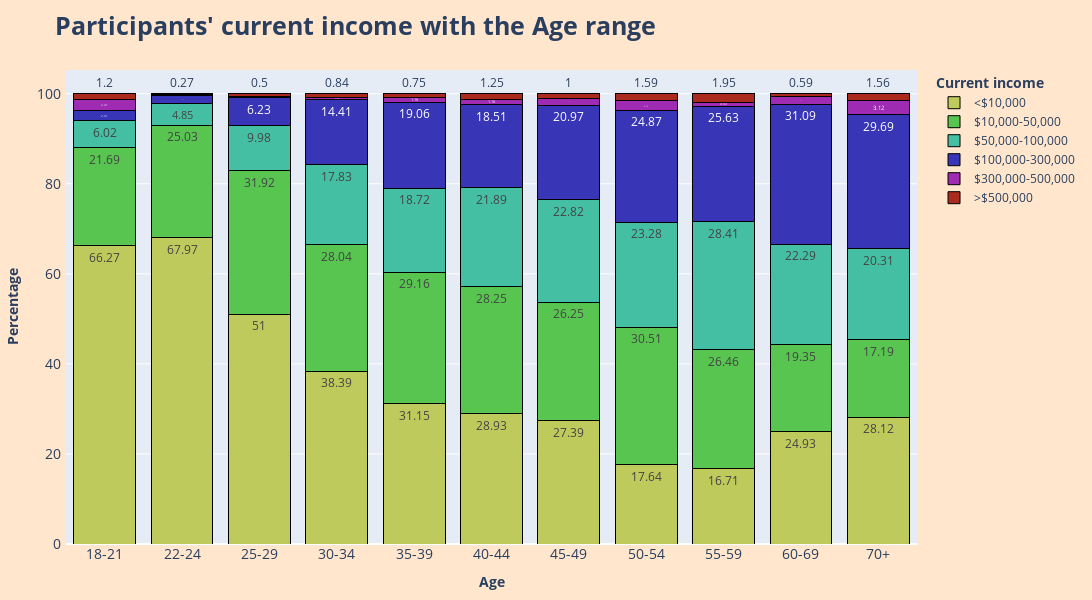

The code cell stored with this chart in its notebook:
### Code cell
# Draw the plot
fig = stacked_bar_plot(age_income_df, 'Age', 'Percentage', 'Current income' , 'Percentage', ['#beca5c', '#57c550', '#45bfa3','#3835b7','#9e2bb2' ,'#aa2b1d'], 0, 0)
fig.update_layout(
    title_text = '<b>Participants\' current income with the Age range</b>',
)
fig.update_traces(marker_line_color='black', marker_line_width=1, hovertemplate='<b>%{text} (%)</b> of participants that in age range <b>%{x}</b> have the income <b>%{fullData.name}</b>')

fig.show()

### Figure 1 — Plotly figure (JSON) as saved in the notebook; plotly's stock layout.template omitted (floating-point values rounded to 4 significant figures)
{"data": [{"alignmentgroup": "True", "hovertemplate": "<b>%{text} (%)</b> of participants that in age range <b>%{x}</b> have the income <b>%{fullData.name}</b>", "legendgroup": "<$10,000", "marker": {"color": "#beca5c", "line": {"color": "black", "width": 1}, "pattern": {"shape": ""}}, "name": "<$10,000", "offsetgroup": "<$10,000", "orientation": "v", "showlegend": true, "text": [66.27, 67.97, 51, 38.39, 31.15, 28.93, 27.39, 17.64, 16.71, 24.93, 28.12], "textposition": "auto", "type": "bar", "x": ["18-21", "22-24", "25-29", "30-34", "35-39", "40-44", "45-49", "50-54", "55-59", "60-69", "70+"], "xaxis": "x", "y": [66.27, 67.97, 51, 38.39, 31.15, 28.93, 27.39, 17.64, 16.71, 24.93, 28.12], "yaxis": "y"}, {"alignmentgroup": "True", "hovertemplate": "<b>%{text} (%)</b> of participants that in age range <b>%{x}</b> have the income <b>%{fullData.name}</b>", "legendgroup": "$10,000-50,000", "marker": {"color": "#57c550", "line": {"color": "black", "width": 1}, "pattern": {"shape": ""}}, "name": "$10,000-50,000", "offsetgroup": "$10,000-50,000", "orientation": "v", "showlegend": true, "text": [21.69, 25.03, 31.92, 28.04, 29.16, 28.25, 26.25, 30.51, 26.46, 19.35, 17.19], "textposition": "auto", "type": "bar", "x": ["18-21", "22-24", "25-29", "30-34", "35-39", "40-44", "45-49", "50-54", "55-59", "60-69", "70+"], "xaxis": "x", "y": [21.69, 25.03, 31.92, 28.04, 29.16, 28.25, 26.25, 30.51, 26.46, 19.35, 17.19], "yaxis": "y"}, {"alignmentgroup": "True", "hovertemplate": "<b>%{text} (%)</b> of participants that in age range <b>%{x}</b> have the income <b>%{fullData.name}</b>", "legendgroup": "$50,000-100,000", "marker": {"color": "#45bfa3", "line": {"color": "black", "width": 1}, "pattern": {"shape": ""}}, "name": "$50,000-100,000", "offsetgroup": "$50,000-100,000", "orientation": "v", "showlegend": true, "text": [6.02, 4.85, 9.98, 17.83, 18.72, 21.89, 22.82, 23.28, 28.41, 22.29, 20.31], "textposition": "auto", "type": "bar", "x": ["18-21", "22-24", "25-29", "30-34", "35-39", "40-44", "45-49", "50-54", "55-59", "60-69", "70+"], "xaxis": "x", "y": [6.02, 4.85, 9.98, 17.83, 18.72, 21.89, 22.82, 23.28, 28.41, 22.29, 20.31], "yaxis": "y"}, {"alignmentgroup": "True", "hovertemplate": "<b>%{text} (%)</b> of participants that in age range <b>%{x}</b> have the income <b>%{fullData.name}</b>", "legendgroup": "$100,000-300,000", "marker": {"color": "#3835b7", "line": {"color": "black", "width": 1}, "pattern": {"shape": ""}}, "name": "$100,000-300,000", "offsetgroup": "$100,000-300,000", "orientation": "v", "showlegend": true, "text": [2.41, 1.75, 6.23, 14.41, 19.06, 18.51, 20.97, 24.87, 25.63, 31.09, 29.69], "textposition": "auto", "type": "bar", "x": ["18-21", "22-24", "25-29", "30-34", "35-39", "40-44", "45-49", "50-54", "55-59", "60-69", "70+"], "xaxis": "x", "y": [2.41, 1.75, 6.23, 14.41, 19.06, 18.51, 20.97, 24.87, 25.63, 31.09, 29.69], "yaxis": "y"}, {"alignmentgroup": "True", "hovertemplate": "<b>%{text} (%)</b> of participants that in age range <b>%{x}</b> have the income <b>%{fullData.name}</b>", "legendgroup": "$300,000-500,000", "marker": {"color": "#9e2bb2", "line": {"color": "black", "width": 1}, "pattern": {"shape": ""}}, "name": "$300,000-500,000", "offsetgroup": "$300,000-500,000", "orientation": "v", "showlegend": true, "text": [2.41, 0.13, 0.37, 0.49, 1.16, 1.16, 1.57, 2.12, 0.84, 1.76, 3.12], "textposition": "auto", "type": "bar", "x": ["18-21", "22-24", "25-29", "30-34", "35-39", "40-44", "45-49", "50-54", "55-59", "60-69", "70+"], "xaxis": "x", "y": [2.41, 0.13, 0.37, 0.49, 1.16, 1.16, 1.57, 2.12, 0.84, 1.76, 3.12], "yaxis": "y"}, {"alignmentgroup": "True", "hovertemplate": "<b>%{text} (%)</b> of participants that in age range <b>%{x}</b> have the income <b>%{fullData.name}</b>", "legendgroup": ">$500,000", "marker": {"color": "#aa2b1d", "line": {"color": "black", "width": 1}, "pattern": {"shape": ""}}, "name": ">$500,000", "offsetgroup": ">$500,000", "orientation": "v", "showlegend": true, "text": [1.2, 0.27, 0.5, 0.84, 0.75, 1.25, 1, 1.59, 1.95, 0.59, 1.56], "textposition": "auto", "type": "bar", "x": ["18-21", "22-24", "25-29", "30-34", "35-39", "40-44", "45-49", "50-54", "55-59", "60-69", "70+"], "xaxis": "x", "y": [1.2, 0.27, 0.5, 0.84, 0.75, 1.25, 1, 1.59, 1.95, 0.59, 1.56], "yaxis": "y"}], "layout": {"barmode": "stack", "height": 600, "legend": {"title": {"text": "<b>Current income</b>"}, "tracegroupgap": 0}, "margin": {"b": 20, "l": 20, "r": 30, "t": 70}, "paper_bgcolor": "#ffe6cc", "title": {"font": {"size": 25}, "text": "<b>Participants' current income with the Age range</b>"}, "width": 1100, "xaxis": {"anchor": "y", "domain": [0, 1], "tickfont": {"size": 14}, "title": {"text": "<b>Age</b>"}}, "yaxis": {"anchor": "x", "domain": [0, 1], "tickfont": {"size": 14}, "ticksuffix": " ", "title": {"text": "<b>Percentage</b>"}}}}
